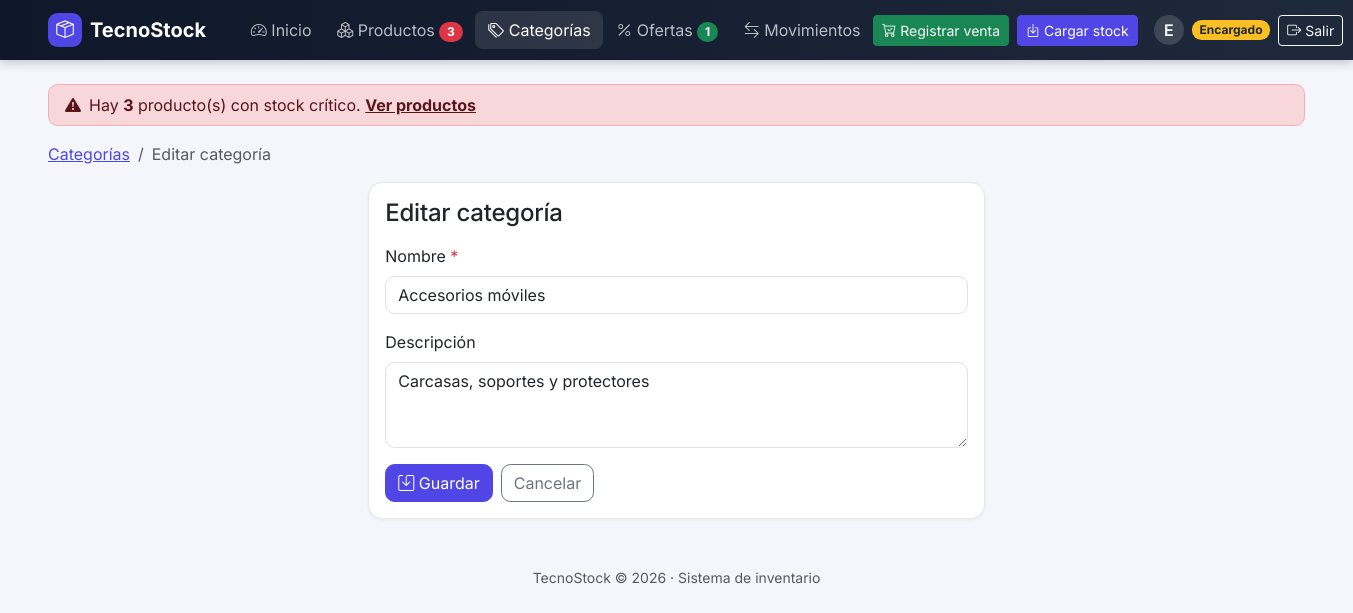
/categorias/form.php?id=5 (signed in), run on the app's committed database.
### tables this page shows
CREATE TABLE categoria (
    id_categoria INT          NOT NULL AUTO_INCREMENT,
    nombre       VARCHAR(60)  NOT NULL,
    descripcion  VARCHAR(255) NULL,
    estado       TINYINT(1)   NOT NULL DEFAULT 1,

    PRIMARY KEY (id_categoria),
    CONSTRAINT uq_categoria_nombre  UNIQUE (nombre),
    CONSTRAINT chk_categoria_estado CHECK (estado IN (0, 1))
);

### includes/funciones.php (called while the page is built, shortened)
<?php
function e($texto): string
{
    return htmlspecialchars((string) $texto, ENT_QUOTES, 'UTF-8');
}
function entero($valor, int $min = 0, int $max = 100000000): ?int
{
    $n = filter_var($valor, FILTER_VALIDATE_INT, [
        'options' => ['min_range' => $min, 'max_range' => $max],
    ]);
    return $n === false ? null : $n;
}

### categorias/form.php (the view, shortened to what this page needs)
<?php
require_once __DIR__ . '/../includes/sesion.php';
$id       = entero($_GET['id'] ?? null, 1);
$esEdicion = $id !== null;
$errores  = [];
$datos    = ['nombre' => '', 'descripcion' => ''];
if ($esEdicion) {
    $stmt = $pdo->prepare('SELECT nombre, descripcion FROM categoria WHERE id_categoria = ?');
    $stmt->execute([$id]);
    $actual = $stmt->fetch();
    $datos = ['nombre' => $actual['nombre'], 'descripcion' => (string) $actual['descripcion']];
}
$titulo  = $esEdicion ? 'Editar categoría' : 'Nueva categoría';
require __DIR__ . '/../includes/header.php';
?>
<nav aria-label="breadcrumb">
    <ol class="breadcrumb">
        <li class="breadcrumb-item"><a href="index.php">Categorías</a></li>
        <li class="breadcrumb-item active"><?= e($titulo) ?></li>
    </ol>
</nav>
<div class="row justify-content-center">
    <div class="col-lg-6">
        <div class="card">
            <div class="card-body">
                <h1 class="h4 mb-3"><?= e($titulo) ?></h1>
                <form method="post" class="needs-validation" novalidate>
                    <div class="mb-3">
                        <label for="nombre" class="form-label">Nombre <span class="text-danger">*</span></label>
                        <input type="text" id="nombre" name="nombre" maxlength="60" required
                               class="form-control<?= isset($errores['nombre']) ? ' is-invalid' : '' ?>"
                               value="<?= e($datos['nombre']) ?>">
                    </div>
                    <div class="mb-3">
                        <label for="descripcion" class="form-label">Descripción</label>
                        <textarea id="descripcion" name="descripcion" maxlength="255" rows="3"
                                  class="form-control<?= isset($errores['descripcion']) ? ' is-invalid' : '' ?>"><?= e($datos['descripcion']) ?></textarea>
                    </div>
                    <div class="d-flex gap-2">
                        <button type="submit" class="btn btn-primary"><i class="bi bi-save"></i> Guardar</button>
                        <a href="index.php" class="btn btn-outline-secondary">Cancelar</a>
                    </div>
                </form>
            </div>
        </div>
    </div>
</div>
<?php require __DIR__ . '/../includes/footer.php'; ?>

### assets/css/estilos.css (style rules this page uses)
:root { --marca: #4f46e5; --marca-oscuro: #4338ca; --marca-suave: #eef2ff; --fondo: #f4f6fb; --nav-1: #0f172a; --nav-2: #1e293b; --bs-body-font-family: 'Inter', system-ui, -apple-system, 'Segoe UI', sans-serif; --bs-primary: #4f46e5; --bs-primary-rgb: 79, 70, 229; --bs-link-color: #4f46e5; --bs-link-color-rgb: 79, 70, 229; --bs-link-hover-color: #4338ca; --bs-border-radius: .6rem; }
body.app { background-color: var(--fondo); color: #1e293b; }
.btn-primary { --bs-btn-bg: var(--marca); --bs-btn-border-color: var(--marca); --bs-btn-hover-bg: var(--marca-oscuro); --bs-btn-hover-border-color: var(--marca-oscuro); --bs-btn-active-bg: var(--marca-oscuro); --bs-btn-active-border-color: var(--marca-oscuro); --bs-btn-disabled-bg: var(--marca); --bs-btn-disabled-border-color: var(--marca); }
.card { border: 1px solid #e5e7eb; border-radius: .9rem; box-shadow: 0 1px 3px rgba(15, 23, 42, .06); }
h1 { font-weight: 700; letter-spacing: -.01em; }

### data on the page
categoria: nombre "Accesorios móviles", descripcion "Carcasas, soportes y protectores"

### other printed values
$criticos "3"
$ofertasActivas "1"
$inicial "E"
$titulo "Editar categoría"
